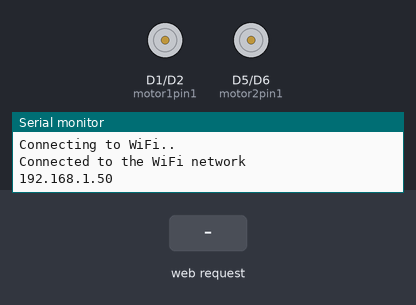
Recording of a sketch running on a simulated ESP8266 (NodeMCU). Parts: motor-driver pin pairs drawn as motors (green arrow = first pin HIGH = forward, orange = second pin HIGH = backward, longer = more drive, scaled by the enable pin), the last lines printed to the serial monitor. The inputs (shaded band) are chosen by the test bench. WiFi joins after 1.5 s; servers stay silent unless stated.

Above: at 4.2 s.
4.3 s: HTTP request GET /drowsy received
At 4.9 s:
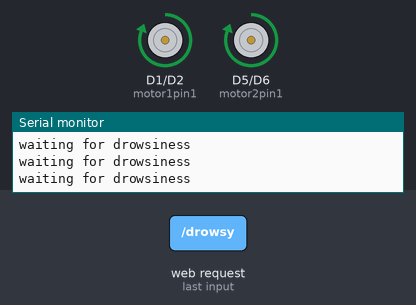
Timing chart, 0 to 7.3 s (numbered marks = the images above; inputs shaded):
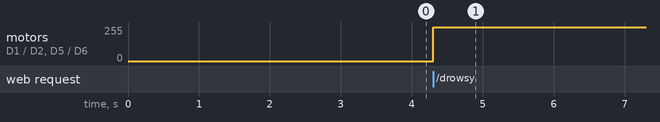

Measured:
- after the input at 4.3 s, motor on D1 (motor1pin1) / D2 (motor1pin2), motor on D5 (motor2pin1) / D6 (motor2pin2): stopped → forward 255/255 at once

The sketch:

dothis.ino.ino
```cpp
//include <WiFi.h>
#include <ESP8266WiFi.h>
#define LED D4
String msg = "";
const char* ssid = "vivo 1917";
const char* password = "chinmay123";
WiFiServer wifiServer(5555);

//motor
int motor1pin1 = 5;
int motor1pin2 = 4;
int motor2pin1 = 14;
int motor2pin2 = 12;
int enable1 = 0;
int enable2 = 2;
int duty = 255;
int zero = 0;

void stop(){
  digitalWrite(motor1pin1 ,LOW);
  digitalWrite(motor1pin2 ,LOW);
  digitalWrite(motor2pin1 ,LOW);
  digitalWrite(motor2pin2 ,LOW);
}

void setup() {
 pinMode(motor1pin1,OUTPUT);
 pinMode(motor1pin2,OUTPUT);
 pinMode(motor2pin1,OUTPUT);
 pinMode(motor2pin2,OUTPUT);
 pinMode(enable1,OUTPUT);
 pinMode(enable2,OUTPUT);
 Serial.begin(115200);
 delay(1000);

 WiFi.begin(ssid, password);
 while (WiFi.status() != WL_CONNECTED) {
    delay(1000);
    Serial.println("Connecting to WiFi..");
 }
 Serial.println("Connected to the WiFi network");
 Serial.println(WiFi.localIP());
 wifiServer.begin();
}

void loop() {
  WiFiClient client = wifiServer.available();
  if (client){
    while (client.connected()){
      msg="";
      while (client.available()>0){
        char c = client.read();
        msg += c;
      }
      Serial.println(msg);

      //turn on the motors
      digitalWrite(enable1 , HIGH);
      digitalWrite(enable2 , HIGH);
      analogWrite(motor1pin1, duty);
      analogWrite(motor1pin2, zero);
      analogWrite(motor2pin1, duty);
      analogWrite(motor2pin2, zero);
      Serial.println("waiting for drowsiness");

      if(msg == "drowsy"){
        while(duty > 50){
          Serial.println(duty);
          analogWrite(motor1pin1, duty);
          analogWrite(motor1pin2, zero);
          analogWrite(motor2pin1, duty);
          analogWrite(motor2pin2, zero);
          duty = duty - 20;
          delay(1000);
        }
        break;
      }

    }
  }
}
```
